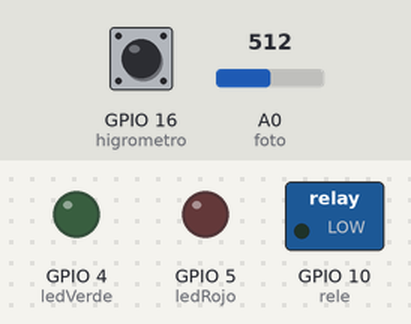
This sketch was run on a simulated ESP8266 (NodeMCU). Parts: switched loads named in the sketch (green lamp = pin HIGH), output pins drawn as LEDs (lit = HIGH). Inputs (shaded band) come from the test bench; at power-on: GPIO 16 (higrometro) LOW, A0 (foto) = 512. WiFi joins after 1.5 s; servers stay silent unless stated; what the sketch prints to the serial monitor is not drawn.

Above: at 0.1 s.
At 2.7 s:
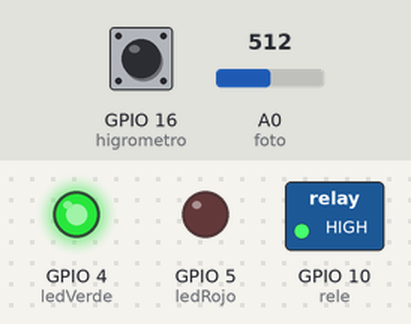
2.8 s: GPIO 16 (higrometro) driven HIGH
4.7 s: GPIO 16 (higrometro) driven LOW
7.7 s: GPIO 16 (higrometro) pulsed HIGH 2 times (0.12 s each, 0.3 s apart)
11.3 s: GPIO 16 (higrometro) pulsed HIGH 5 times (0.12 s each, 0.3 s apart)
Timing chart, 0 to 14.3 s (numbered marks = the images above; inputs shaded):
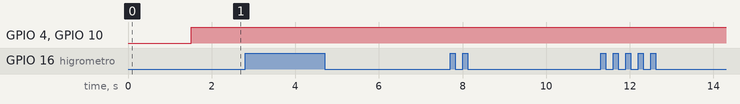

The sketch:

plantyBot.ino
```cpp
/*
 Name:        plantyBot.ino
 Created:     05/12/2021
 Author:      Javiera Hormazábal <contacto.javierahormazabal@gmail.com>
 Description: Planty es un sistema de riego automático en base a humedad de suelo y
              luz. Comunicado a distancia a través de NodeMCU y TelegramBot para
              informes de necesidad de riego con espera de confirmación por parte del usuario.
*/
#include <ESP8266WiFi.h>
#include "CTBot.h"
CTBot myBot;

String ssid  = ""; // Nombre de red WiFi.
String pass  = ""; //Contraseña red WiFi.
String token = ""; // Token bot Telegram.
String idChat= ""; // ID del chat con plantyBot desde Telegram
const int ledRojo = 5;
const int ledVerde = 4;
const int higrometro = 16;
const int foto = A0;
const int rele = 10;

//Variables que almacenarán los valores del higrometro y fotoresistor.
int humedad;
int luz;

//Variables booleanas para evitar constante envío de mensajes.
bool pregunta = false;
bool alertDia = false;
bool alertHum = false;
bool alertInv = false;

//Método encargado de la conexión del ESP8266 a la red WiFi.
void setup_wifi() {

  delay(10);
  WiFi.begin(ssid, pass);
  while (WiFi.status() != WL_CONNECTED)
  {
    Serial.print(".");
    delay(500);
  }
  Serial.println("WiFi conectado!");
  }

void setup() {

  Serial.begin(115200);
  pinMode(ledVerde, OUTPUT);
  pinMode(ledRojo, OUTPUT);
  pinMode(higrometro, INPUT);
  pinMode(rele, OUTPUT);
  pinMode(foto, INPUT);

  Serial.println("Iniciando conexión WiFi");
  setup_wifi();

  // Conecta el ESP8266 y el bot de Telegram a la red WiFi.
  myBot.wifiConnect(ssid, pass);
  myBot.setTelegramToken(token);
  Serial.println("Inicializando TelegramBot...");

  // Verifica la conexión
  if (myBot.testConnection()){
    Serial.println("TelegramBot conectado!");}
  else{
    Serial.println("Conexión fallida con bot");}
}


void loop() {

  humedad = digitalRead(higrometro); //Lectura del higrometro.
  digitalWrite(rele,HIGH); //Bomba desactivada.
  if(humedad == HIGH){ //Si la humedad es baja.

    luz = analogRead(foto); //Lectura de fotoresistor.

    if(luz < 100){ //Si la luz es menor a 100 (noche)...

      //Solicita el riego al usuario, ciclo if asegura que solo se pregunte 1 vez.
      if(pregunta == false){
        myBot.sendMessage(idChat, "Hola! necesito que me riegen.  \nIngresa 2 si quieres que active el riego automático."); //Envío de mensaje al bot informando necesidad de riego.

        pregunta = true; //Evita que vuelva a preguntar lo mismo.
        alertDia = false;
        alertHum = false;
        alertInv = false;
        }

      TBMessage msg; //Variable que almacena el mensaje entrante.

      if(CTBotMessageText == myBot.getNewMessage(msg)){ //Si hay un mensaje entrante.

          if(msg.text.equals("2")){ // número 2 indica instrucción de riego desde Telegram.

            digitalWrite(ledVerde, LOW);
            Serial.println("Regando...");
            myBot.sendMessage(idChat, "Regando..."); //Envío mensaje a telegram.
            digitalWrite(ledRojo, HIGH); //Luz roja indica "Regando".
            digitalWrite(rele, LOW); //Bomba activada.
            delay(60000); //Riega por 1 min.

            digitalWrite(rele,HIGH); //Bomba desactivada.
            digitalWrite(ledRojo,LOW); //ya no riega.
            digitalWrite(ledVerde,HIGH); //En espera de siguiente lectura.
            myBot.sendMessage(idChat, "Riego finalizado exitosamente!");//Envío mensaje a Telegram.
            Serial.println("Riego finalizado existosamente.");

            //Reinicia todas las variables de verificación.
            alertInv = false;
            pregunta = false;
            alertDia = false;
            alertHum = false;
          }
          else if(!msg.text.equals("2")){ // si el texto ingresado es diferente a 2...

            //ciclo if asegura que solo se pregunte 1 vez.
            if(alertInv == false ){

              myBot.sendMessage(idChat, "Instrucción no válida."); //Envío mensaje a telegram.
              alertInv = true; //Evita que vuelva a preguntar lo mismo.
              pregunta = false;
              alertDia = false;
              alertHum = false;
              }
            }
          }
    }else if(luz > 100) //Si aún es de día.
      {
        if(alertDia == false ){

            myBot.sendMessage(idChat, "Hola! necesito que me rieges, pero aún es de día. \nEsperaré a que sea de noche."); //Envío mensaje a telegram.
            alertDia = true; //Evita que vuelva a preguntar lo mismo.
            pregunta = false;
            alertHum = false;
            alertInv = false;
          }

        Serial.println("Aún es de día");
        digitalWrite(ledVerde, HIGH); //Luz verde indica planta con humedad suficiente.
        digitalWrite(ledRojo, LOW);
        digitalWrite(rele,HIGH); //Bomba desactivada.
        }
    }
    else if(humedad == LOW){ //Si la humedad es adecuada.

      if(alertHum == false ){
          myBot.sendMessage(idChat, "Planta en óptimas condiciones."); //Envío mensaje a telegram.

          alertHum = true; //Evita que vuelva a preguntar lo mismo.
          pregunta = false;
          alertDia = false;
          alertInv = false;

          }

           digitalWrite(ledVerde, HIGH); //Luz verde indica planta con humedad suficiente.
           digitalWrite(ledRojo,LOW);
           digitalWrite(rele,HIGH); //Bomba desactivada.
           Serial.println("Planta en estado óptimo");
      }
}
```
